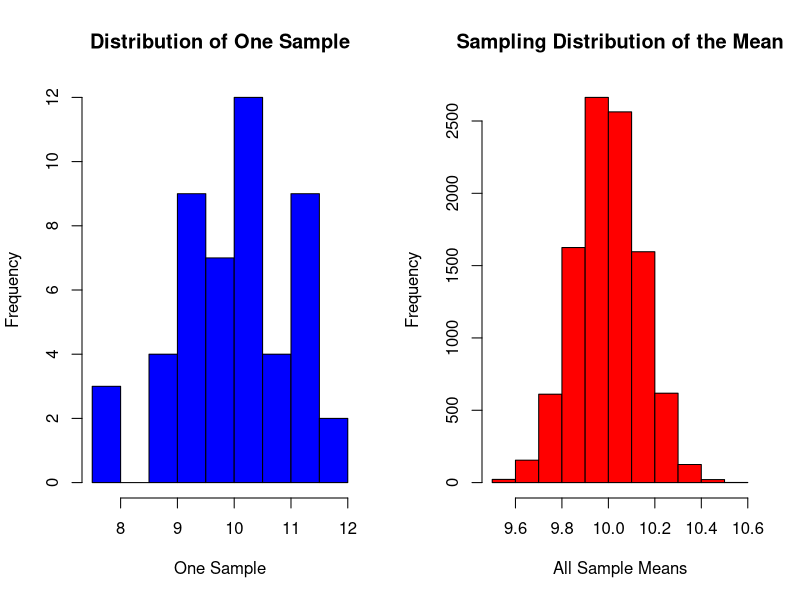
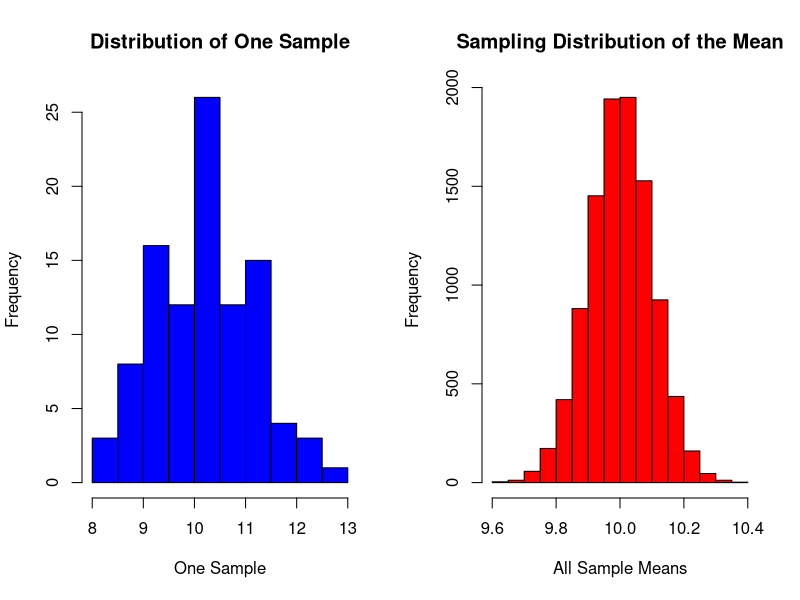
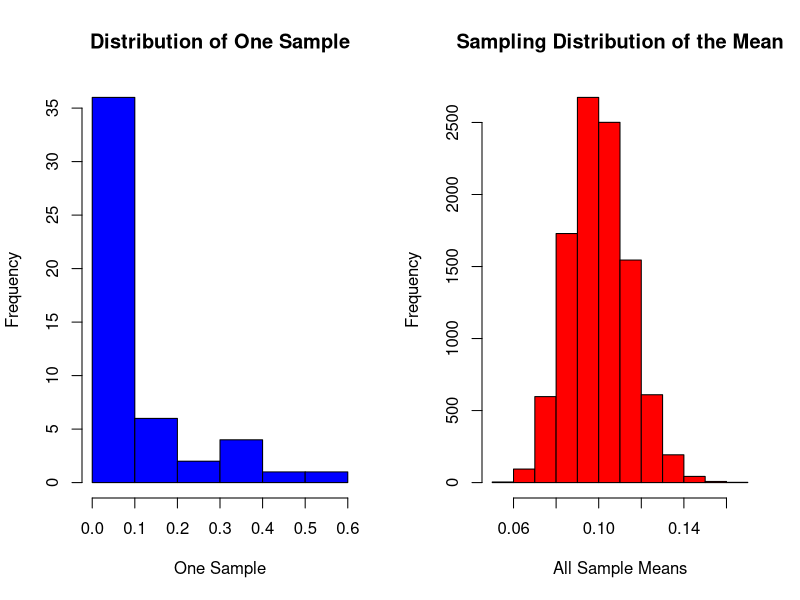
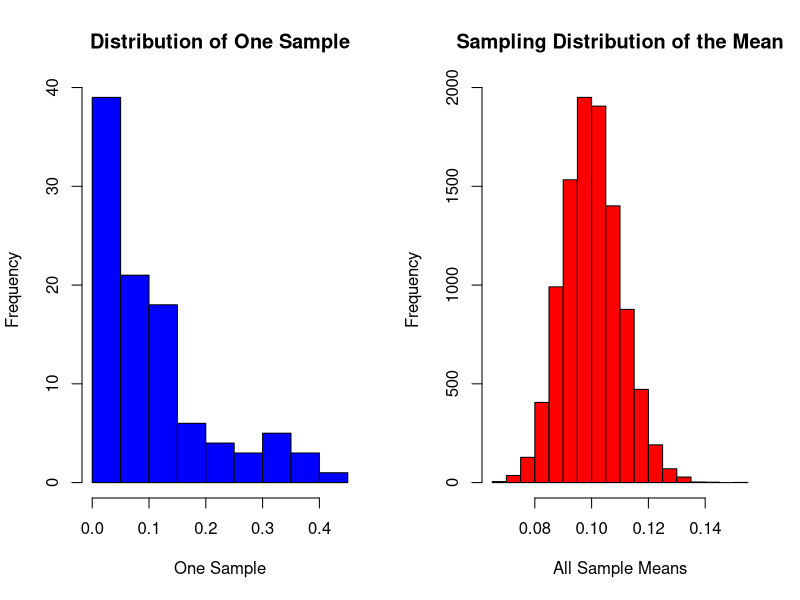

Write R code to recreate these figures, in order.
## ---- chunk 1
central.limit <- function(n,distribution=NULL,param1=NULL,param2=NULL) {
  r <- 10000  ##number of replications/samples
  # producing the samples
  samples <- switch(distribution,
                       "exp" = matrix(rexp(n*r,param1),r),
                       "norm" = matrix(rnorm(n*r,param1,param2),r))
  #taking the mean of each sample
  allsamplemeans <- apply(samples,1,mean)   
  ##above we illustrate the use of only the normal distribution and the exponential distribution
  par(mfrow=c(1,2)) ##Setting up the graph display
  ##distribution of on sample
  hist(samples[1,],col="blue",main="Distribution of One Sample",xlab = "One Sample") 
  ##distribution of the means
  hist(allsamplemeans,col="red",main="Sampling Distribution of the Mean", xlab= "All Sample Means")
  }
## ---- chunk 2
central.limit(50,distribution="norm",10, 1)
## ---- chunk 3
central.limit(100,distribution="norm",10, 1)
## ---- chunk 4
central.limit(50,distribution="exp",10)
## ---- chunk 5
central.limit(100,distribution="exp",10)
